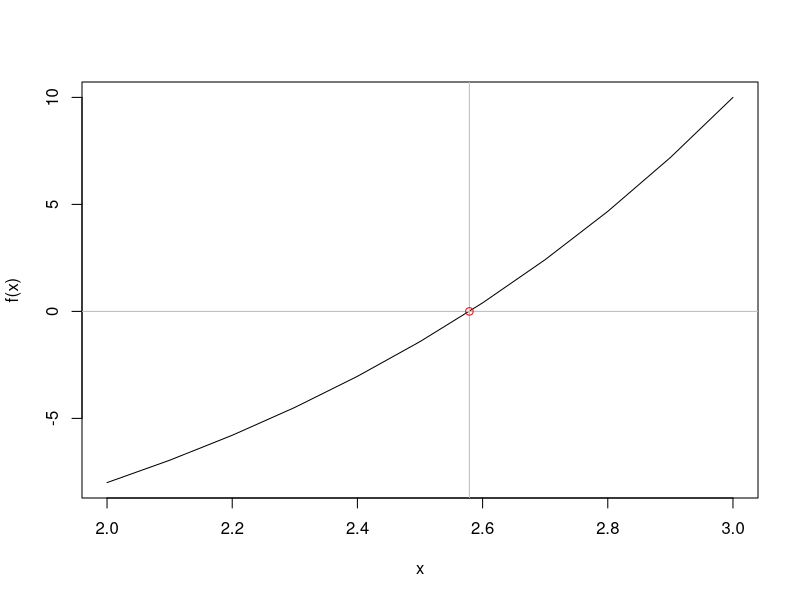

Here is the R script that generated this plot: (Note: this script raises an error after producing the figure.)
f <- function(x){3^x-17}
interval <- c(2,3)
my_root <- uniroot(f, interval)$root

#The code below produces a plot that illustrates what uniroot found. 
x<-seq(interval[1],interval[2],0.1)
plot(x,f(x),type="l")
abline(h=0,col = "gray")
abline(v=my_root,col = "gray")
points(my_root,0, col = "red")


uniroot(f,c(2,3), tol = 1e-40)
?uniroot

lhs <- function(x){log(5*x-30,10)}
rhs <- function(x){0*x+1}
f <- function(x){lhs(x)-rhs(x)}


f <- function(x){log(5*x-30,10)-1}
uniroot(f,c(6.5,100))
uniroot(f,c(6.5,100),tol=1e-20)

uniroot(f,c(6.5,100))

uniroot(f,c(10,100))
f(10)
f(100)

f <- function(x){
  3*x-15-exp(-x+6)
}

uniroot(f,c(-100,100))
x <-seq(0,30,1)
plot(x,f(x), type="l")
abline(h=0, col = "lightgray")
